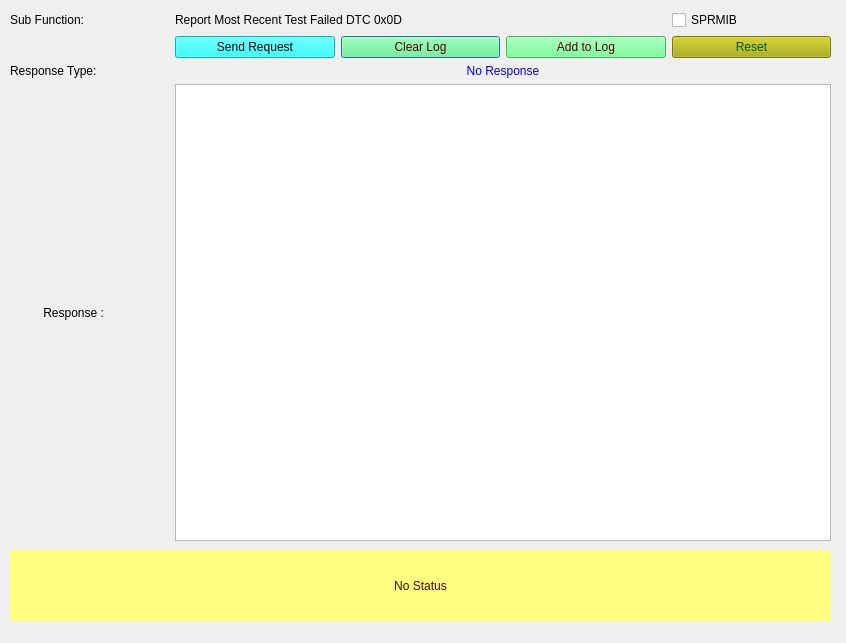
<?xml version="1.0" encoding="UTF-8"?>
<ui version="4.0">
 <class>Form_SID_19_0D</class>
 <widget class="QDialog" name="Form_SID_19_0D">
  <property name="geometry">
   <rect>
    <x>0</x>
    <y>0</y>
    <width>846</width>
    <height>643</height>
   </rect>
  </property>
  <property name="windowTitle">
   <string>Report Most Recent Test Failed DTC</string>
  </property>
  <widget class="QWidget" name="layoutWidget">
   <property name="geometry">
    <rect>
     <x>10</x>
     <y>10</y>
     <width>821</width>
     <height>531</height>
    </rect>
   </property>
   <layout class="QGridLayout" name="gridLayout_2">
    <property name="sizeConstraint">
     <enum>QLayout::SetNoConstraint</enum>
    </property>
    <item row="0" column="0">
     <widget class="QLabel" name="label_subFunction">
      <property name="text">
       <string>Sub Function:</string>
      </property>
     </widget>
    </item>
    <item row="5" column="0">
     <widget class="QLabel" name="label_4">
      <property name="text">
       <string>          Response : </string>
      </property>
     </widget>
    </item>
    <item row="5" column="1" colspan="4">
     <widget class="QTextBrowser" name="textBrowser_Resp"/>
    </item>
    <item row="1" column="2">
     <widget class="QPushButton" name="pushButton_clearLog">
      <property name="styleSheet">
       <string notr="true">background-color: rgb(85, 255, 127);
color: rgb(85, 0, 0);</string>
      </property>
      <property name="text">
       <string>Clear Log</string>
      </property>
     </widget>
    </item>
    <item row="1" column="1">
     <widget class="QPushButton" name="pushButton_Send19_0DReq">
      <property name="toolTip">
       <string>&lt;html&gt;&lt;head/&gt;&lt;body&gt;&lt;p&gt;Sends the 19 service subfunction 0D request to ECU&lt;/p&gt;&lt;/body&gt;&lt;/html&gt;</string>
      </property>
      <property name="styleSheet">
       <string notr="true">background-color: rgb(0, 255, 255);
border-color: rgb(0, 0, 0);
color: rgb(0, 0, 0);</string>
      </property>
      <property name="text">
       <string>Send Request</string>
      </property>
     </widget>
    </item>
    <item row="1" column="4">
     <widget class="QPushButton" name="pushButton_reset">
      <property name="styleSheet">
       <string notr="true">background-color: rgb(170, 170, 0);
font: 75 8pt &quot;MS Shell Dlg 2&quot;;
color: rgb(0, 85, 0);</string>
      </property>
      <property name="text">
       <string>Reset</string>
      </property>
     </widget>
    </item>
    <item row="1" column="3">
     <widget class="QPushButton" name="pushButton_appendLog">
      <property name="styleSheet">
       <string notr="true">background-color: rgb(85, 255, 127);
color: rgb(85, 0, 0);</string>
      </property>
      <property name="text">
       <string>Add to Log</string>
      </property>
     </widget>
    </item>
    <item row="0" column="4">
     <widget class="QCheckBox" name="checkBox_suppressposmsg">
      <property name="toolTip">
       <string>If selected then Suppress Positive Response Message Indication bit will be set in Subfunction</string>
      </property>
      <property name="text">
       <string>SPRMIB</string>
      </property>
     </widget>
    </item>
    <item row="0" column="1" colspan="3">
     <widget class="QLabel" name="subFunction_Name">
      <property name="text">
       <string>Report Most Recent Test Failed DTC 0x0D</string>
      </property>
     </widget>
    </item>
    <item row="2" column="0" rowspan="3">
     <widget class="QLabel" name="label_5">
      <property name="text">
       <string>Response Type: </string>
      </property>
     </widget>
    </item>
    <item row="2" column="1" rowspan="3" colspan="4">
     <widget class="QLabel" name="label_ResType">
      <property name="autoFillBackground">
       <bool>false</bool>
      </property>
      <property name="styleSheet">
       <string notr="true">color: rgb(0, 0, 255);</string>
      </property>
      <property name="text">
       <string>No Response</string>
      </property>
      <property name="alignment">
       <set>Qt::AlignCenter</set>
      </property>
     </widget>
    </item>
   </layout>
  </widget>
  <widget class="QLabel" name="label_status">
   <property name="geometry">
    <rect>
     <x>10</x>
     <y>550</y>
     <width>821</width>
     <height>71</height>
    </rect>
   </property>
   <property name="styleSheet">
    <string notr="true">background-color: rgb(255, 255, 127);
color: rgb(85, 0, 0);
border-color: rgb(0, 0, 255);</string>
   </property>
   <property name="text">
    <string>No Status</string>
   </property>
   <property name="alignment">
    <set>Qt::AlignCenter</set>
   </property>
   <property name="wordWrap">
    <bool>true</bool>
   </property>
  </widget>
 </widget>
 <resources/>
 <connections/>
</ui>
